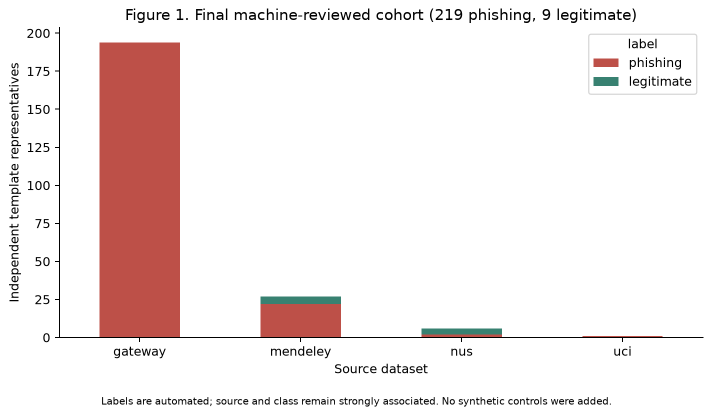
#> input picture results/benchmark_v3/corrected_run/figures/Figure01_dataset_composition.png, 1423 x 832 px (shown at 1/2 size); its folder holds 3 pictures in this run
$ python inventory_v3.py
#> lines starting #> are read from the running program, lines starting #| are printed output that depends on the picture
from pathlib import Path
import csv
from PIL import Image, ImageOps

root = Path(__file__).resolve().parents[1]
paths = sorted((root / 'results/benchmark_v3/final_run/figures').glob('*.png'))
sheet = Image.new('RGB', (1600, 1250), 'white')
#> sheet: PIL image 1600x1250 RGB; every value is 255
for i, p in enumerate(paths):
    sheet.paste(ImageOps.contain(Image.open(p).convert('RGB'), (800, 250)), ((i % 2)*800, (i // 2)*250))
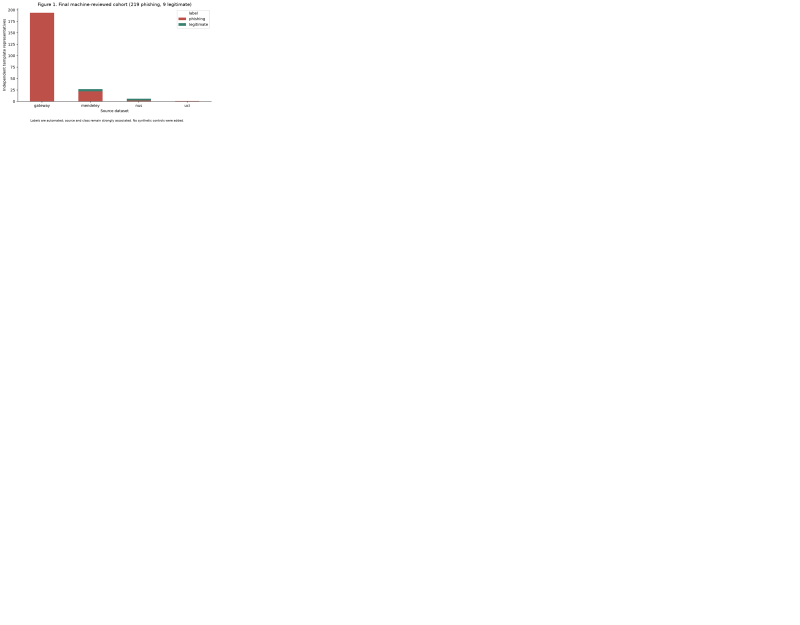
#> sheet: PIL image 1600x1250 RGB (shown at 1/2 size); mean R, G, B 254.3, 253.8, 253.8
#> pass 2 of the loop `for i, p in enumerate(paths):`:
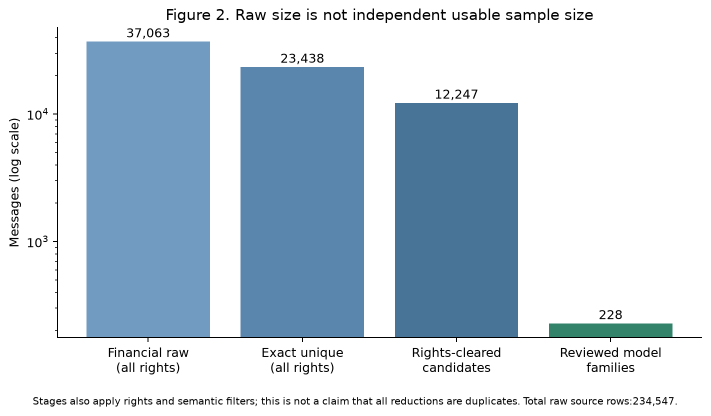
#> input picture results/benchmark_v3/corrected_run/figures/Figure02_raw_unique_families.png, 1421 x 832 px (shown at 1/2 size)
#> `sheet.paste(ImageOps.contain(Image.open(p).convert('RGB'), (800, 250))..`:
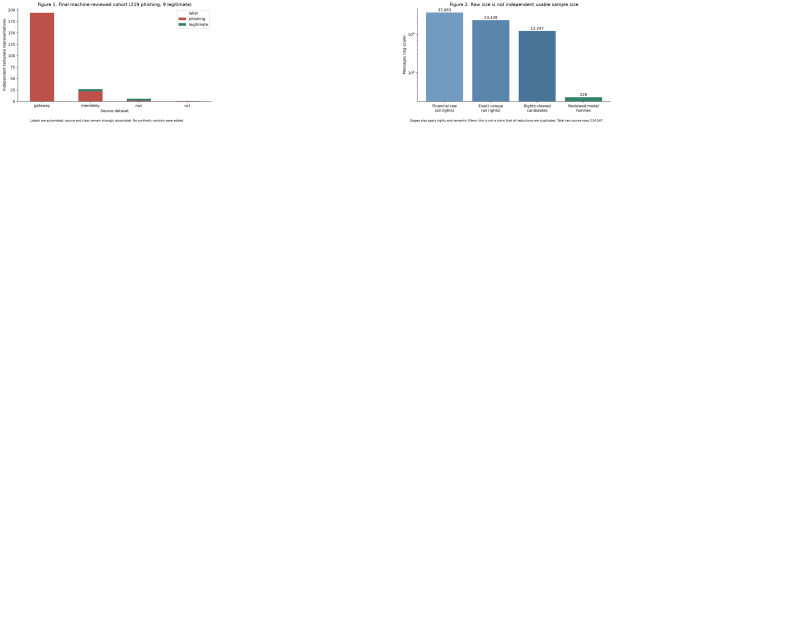
#> sheet: PIL image 1600x1250 RGB (shown at 1/2 size); mean R, G, B 251.1, 251.4, 252
#> pass 3 of the loop `for i, p in enumerate(paths):`:
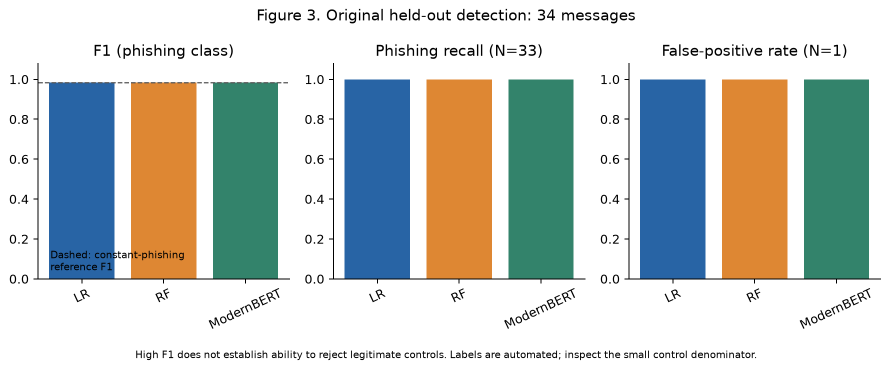
#> input picture results/benchmark_v3/corrected_run/figures/Figure03_original_metrics.png, 1779 x 739 px (shown at 1/2 size)
#> `sheet.paste(ImageOps.contain(Image.open(p).convert('RGB'), (800, 250))..`:
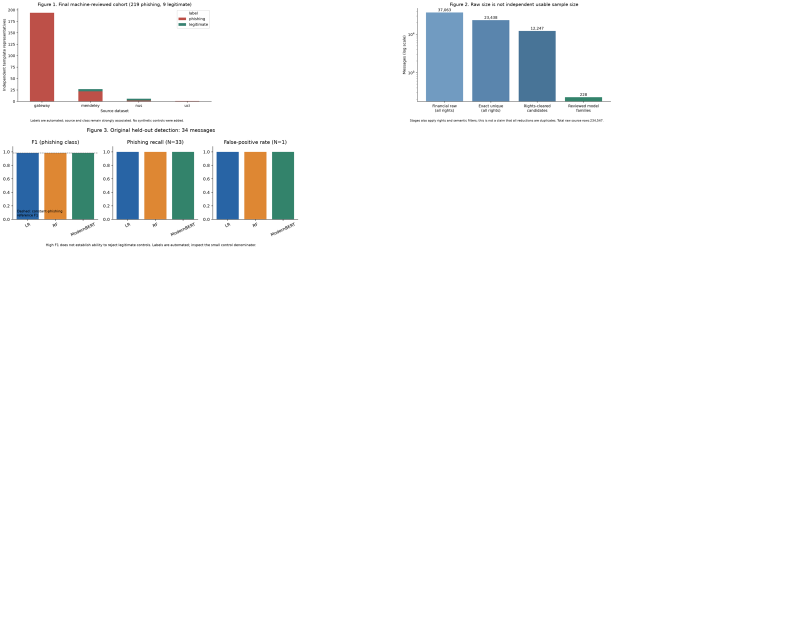
#> sheet: PIL image 1600x1250 RGB (shown at 1/2 size); mean R, G, B 246.6, 247.4, 247.6
sheet.save(root / 'results/benchmark_v3/final_run/figure_contact_sheet.png')
files = sorted(p for d in ['configs','data','docs','models','results','src','tests']
               for p in (root/d/'benchmark_v3').rglob('*')
               if p.is_file() and '__pycache__' not in p.parts and 'cache_guard' not in str(p)
               and p.name != 'ADDED_FILES.csv')
files += [root/'scripts/finalize_v3_docs.py', root/'scripts/inventory_v3.py']
with (root/'docs/benchmark_v3/ADDED_FILES.csv').open('w', newline='', encoding='utf-8') as f:
    w = csv.writer(f)
    w.writerow(['path','bytes'])
#> (the run stopped early here; a loop or call above may not have finished)
